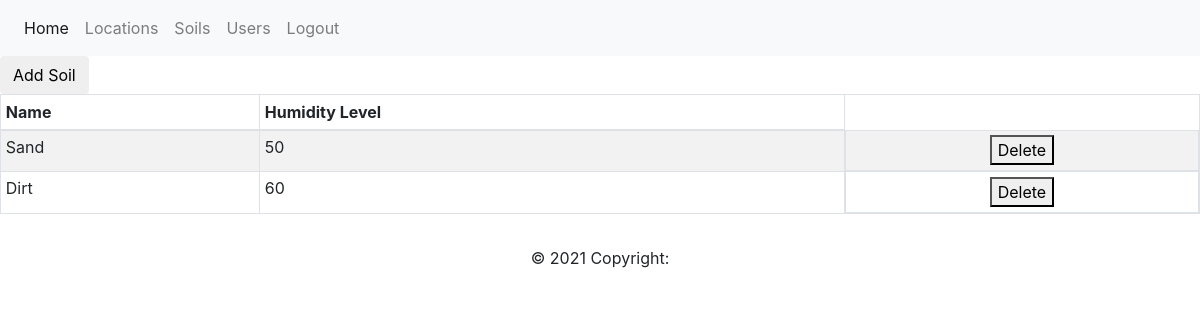
Page /soils (signed in) on the committed database.
### app/models.py (models this page shows, shortened)
class ModelMixin():
    id = db.Column(db.Integer, primary_key=True)
    created_at = db.Column(db.DateTime, default=datetime.utcnow)
    updated_at = db.Column(db.DateTime, default=datetime.utcnow, onupdate=datetime.utcnow)

class Soils(db.Model, ModelMixin):
    __tablename__ = 'soils'
    name = db.Column(db.String(64), index=True, unique=True)
    humidity_level = db.Column(db.Integer)

### app/routes.py (the view)
@app.route("/soils", methods=["GET"])
@login_required
def soils():
    soils = Finders.get_soils()
    return render_template("soils.html", title="Soils", soils=soils)

### app/finders.py (called while the page is built)
    @classmethod
    def get_soils(cls):
        return Soils.query.all()

### app/models.py (called while the page is built)
@login.user_loader
def load_user(id):
    return Users.query.get(int(id))

### app/routes.py (called while the page is built)
@app.context_processor
def inject_now():
    return {'now': datetime.utcnow()}

### app/templates/soils.html (shortened to what this page needs)
{% extends "base.html" %}
{% block content %}
<form action="{{ url_for('create_soil') }}" method="get">
    <button type="submit" class="btn btn-default">
        Add Soil
    </button>
</form>
<table class="table table-striped table-bordered table-sm" cellspacing="0" width="100%">
    <thead>
        <tr>
            <th class="th-sm">Name</th>
            <th class="th-sm">Humidity Level</th>
        </tr>
    </thead>
    <tbody>
        {% for soil in soils %}
        <tr>
            <td>{{ soil.name }}</td>
            <td>{{ soil.humidity_level }}</td>
            <td style="display: flex; justify-content: space-evenly;">
                <form action="/soil/{{ soil.id }}/delete" method="post">
                    <button type="submit">Delete</button>
                </form>
            </td>
        </tr>
        {% endfor %}
    </tbody>
</table>
{% endblock %}

### app/static/css/global.css (style rules this page uses)
body { margin: 0; }

### rows in the picture
Soils: name "Sand", humidity_level "50"
Soils: name "Dirt", humidity_level "60"
